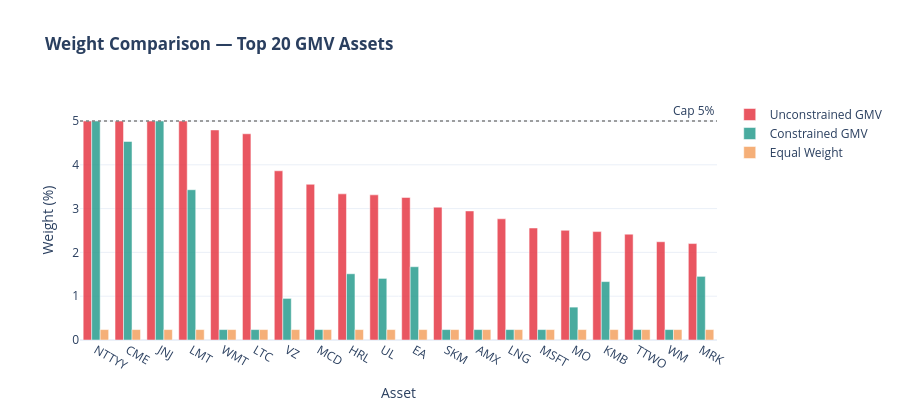

Source (notebook cell):
### Markdown cell above
---
## Phase 4 · Constraints & Transaction Costs

**Post-trade net return** = gross return − 2 × TC_bps/10000 × one-way turnover

Linear transaction costs and turnover constraints are convex and fit natively in CVXPY.

### Code cell
# ── Constrained optimiser ─────────────────────────────────────
def opt_constrained(mu, cov, prev_w=None,
                    lo=0.0, hi=0.05, max_tov=0.30,
                    tc_bps=10, rf=0.0):
    n    = len(mu)
    tc   = tc_bps / 10_000
    prev = np.asarray(prev_w) if prev_w is not None else np.ones(n)/n
    w    = cp.Variable(n)
    tov  = cp.sum(cp.abs(w - prev)) / 2
    wv   = solve(
        cp.Problem(cp.Minimize(cp.quad_form(w, cp.psd_wrap(cov))),
                   [cp.sum(w)==1, w>=lo, w<=hi, tov<=max_tov]),
        w, prev)
    tov_v   = float(np.sum(np.abs(wv - prev))) / 2
    tc_drag = tov_v * 2 * tc
    s       = pstats(wv, mu, cov, rf)
    return dict(weights=wv, stats=s,
                turnover=tov_v, tc_drag=tc_drag,
                net_ret=s["ret"] - tc_drag)


res_uncon = dict(weights=W_GMV, stats=S_GMV, turnover=0.0,
                 tc_drag=0.0, net_ret=S_GMV["ret"])
res_con   = opt_constrained(MU, COV, prev_w=W_EW,
                             lo=0.0, hi=CFG["weight_cap"],
                             max_tov=0.30, tc_bps=CFG["tc_bps"],
                             rf=CFG["rf"])

hdr = f"  {'':20}  {'Return':>9}  {'Vol':>9}  {'Sharpe':>8}  {'Turnover':>9}  {'TC drag':>8}"
print(hdr)
for lbl, r in [("Unconstrained GMV", res_uncon), ("Constrained GMV", res_con)]:
    s = r["stats"]
    print(f"  {lbl:20}  {s['ret']*100:>8.2f}%  {s['vol']*100:>8.2f}%  "
          f"{s['sharpe']:>8.3f}  {r['turnover']*100:>8.1f}%  {r['tc_drag']*100:>7.3f}%")

# Weight comparison chart
top20 = np.argsort(W_GMV)[-20:][::-1]
t20n  = [ASSETS[i] for i in top20]
fig   = go.Figure()
for lbl, wts, col in [
    ("Unconstrained GMV", W_GMV,              "#E63946"),
    ("Constrained GMV",   res_con["weights"], "#2A9D8F"),
    ("Equal Weight",      W_EW,               "#F4A261"),
]:
    fig.add_trace(go.Bar(x=t20n, y=[wts[i]*100 for i in top20],
        name=lbl, marker_color=col, opacity=0.85))
fig.add_hline(y=CFG["weight_cap"]*100,
              line=dict(dash="dot", color="grey", width=1.5),
              annotation_text=f"Cap {CFG['weight_cap']*100:.0f}%")
fig.update_layout(
    title="<b>Weight Comparison — Top 20 GMV Assets</b>",
    barmode="group", xaxis_title="Asset", yaxis_title="Weight (%)",
    template="plotly_white", height=420)
fig.show()

### Figure 1 — Plotly figure (JSON) as saved in the notebook; plotly's stock layout.template omitted (floating-point values rounded to 4 significant figures)
{"data": [{"marker": {"color": "#E63946"}, "name": "Unconstrained GMV", "opacity": 0.85, "type": "bar", "x": ["NTTYY", "CME", "JNJ", "LMT", "WMT", "LTC", "VZ", "MCD", "HRL", "UL", "EA", "SKM", "AMX", "LNG", "MSFT", "MO", "KMB", "TTWO", "WM", "MRK"], "y": [5.0, 5.0, 5.0, 5.0, 4.796, 4.708, 3.863, 3.555, 3.336, 3.314, 3.255, 3.033, 2.947, 2.767, 2.557, 2.504, 2.475, 2.416, 2.243, 2.202]}, {"marker": {"color": "#2A9D8F"}, "name": "Constrained GMV", "opacity": 0.85, "type": "bar", "x": ["NTTYY", "CME", "JNJ", "LMT", "WMT", "LTC", "VZ", "MCD", "HRL", "UL", "EA", "SKM", "AMX", "LNG", "MSFT", "MO", "KMB", "TTWO", "WM", "MRK"], "y": [5.0, 4.532, 5.0, 3.431, 0.2381, 0.2381, 0.9495, 0.2381, 1.512, 1.406, 1.673, 0.2381, 0.2381, 0.2381, 0.2381, 0.751, 1.333, 0.2381, 0.2381, 1.453]}, {"marker": {"color": "#F4A261"}, "name": "Equal Weight", "opacity": 0.85, "type": "bar", "x": ["NTTYY", "CME", "JNJ", "LMT", "WMT", "LTC", "VZ", "MCD", "HRL", "UL", "EA", "SKM", "AMX", "LNG", "MSFT", "MO", "KMB", "TTWO", "WM", "MRK"], "y": [0.2381, 0.2381, 0.2381, 0.2381, 0.2381, 0.2381, 0.2381, 0.2381, 0.2381, 0.2381, 0.2381, 0.2381, 0.2381, 0.2381, 0.2381, 0.2381, 0.2381, 0.2381, 0.2381, 0.2381]}], "layout": {"annotations": [{"showarrow": false, "text": "Cap 5%", "x": 1, "xanchor": "right", "xref": "x domain", "y": 5, "yanchor": "bottom", "yref": "y"}], "barmode": "group", "height": 420, "shapes": [{"line": {"color": "grey", "dash": "dot", "width": 1.5}, "type": "line", "x0": 0, "x1": 1, "xref": "x domain", "y0": 5, "y1": 5, "yref": "y"}], "title": {"text": "<b>Weight Comparison — Top 20 GMV Assets</b>"}, "xaxis": {"title": {"text": "Asset"}}, "yaxis": {"title": {"text": "Weight (%)"}}}}
